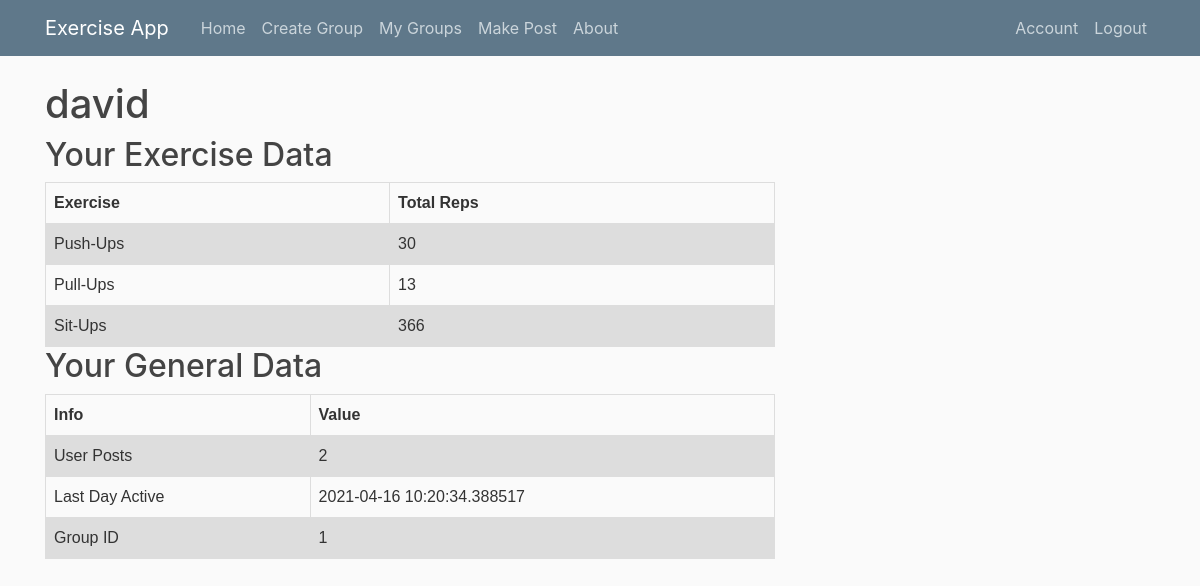
Page /account (signed in) on the earlier database version.
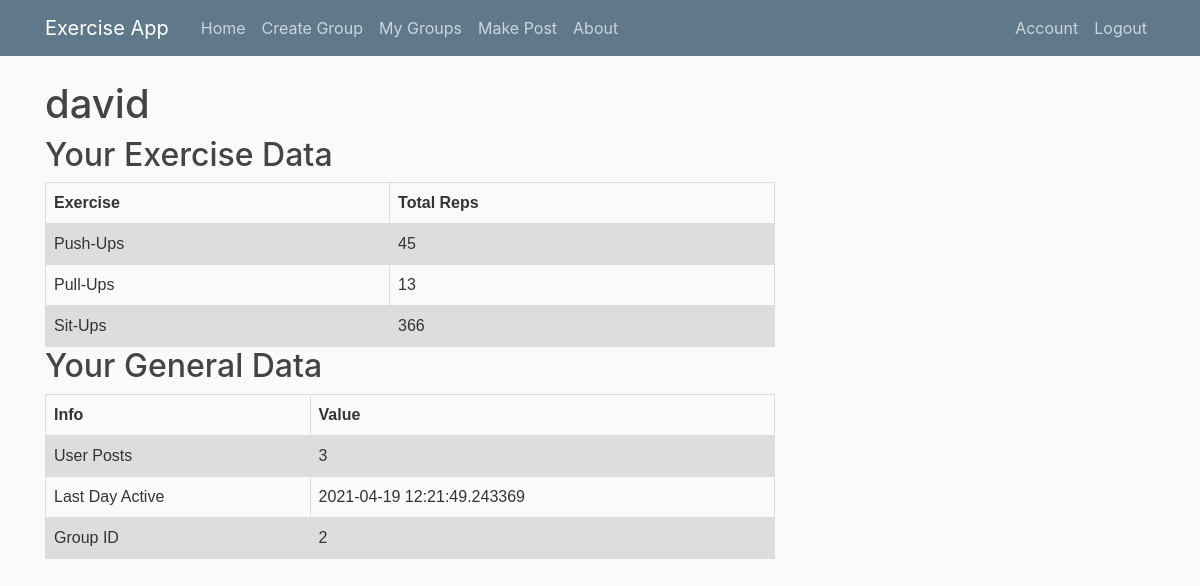
Same page on the later database version.
### exercisewebapp/models.py (models this page shows, shortened)
class Post(db.Model):
    id = db.Column(db.Integer, primary_key=True)
    title = db.Column(db.String(100), nullable=False)
    date_posted = db.Column(db.DateTime, nullable=False, default=datetime.utcnow)
    content = db.Column(db.Text, nullable=False)
    reps = db.Column(db.Integer, nullable=False)
    video = db.Column(db.String(100), nullable=False)
    user_id = db.Column(db.Integer, db.ForeignKey('user.id'), nullable=False)
    group_id = db.Column(db.Integer, db.ForeignKey('group.id'), nullable=False)
    votes = db.relationship("Postvote", uselist=False, back_populates="post")

### exercisewebapp/routes.py (the view)
@app.route("/account")
@login_required
def account():
    reps = 0
    posts = 0
    current_user_groups_list = get_current_user_groups()
    groups = 0
    for id in current_user_groups_list:
        groups = id
    reps = get_current_user_total_reps()
    posts = get_current_user_total_posts()
    activity = get_user_days_active()
    return render_template('account.html', title='Account', reps=reps, posts=posts, groups=groups, activity=activity)

### exercisewebapp/models.py (called while the page is built)
@login_manager.user_loader
def load_user(user_id):
    return User.query.get(int(user_id))

### exercisewebapp/routes.py (called while the page is built)
def get_current_user_groups():
    current_user_groups_id_list = []
    for group in current_user.groups:
        current_user_groups_id_list.append(group.id)
    return current_user_groups_id_list

def get_current_user_total_reps():
    total = 0
    for post in current_user.posts:
        total += post.reps
    return total

def get_current_user_total_posts():
    total = 0
    for post in current_user.posts:
        total += 1
    return total

def get_user_days_active():
    days = 0
    for post in current_user.posts:
        days = post.date_posted
    return days

### exercisewebapp/templates/account.html (shortened to what this page needs)
{% extends "layout.html" %}
{% block content %}
    <h1>{{ current_user.username }}</h1>
<body>
<h2>Your Exercise Data</h2>
<table>
  <tr>
    <th>Exercise</th>
    <th>Total Reps</th>
  </tr>
  <tr>
    <td>Push-Ups</td>
    <td>{{reps}}</td>
  </tr>
  <tr>
    <td>Pull-Ups</td>
    <td>13</td>
  </tr>
  <tr>
    <td>Sit-Ups</td>
    <td>366</td>
  </tr>
</table>
<h2>Your General Data</h2>
<table>
  <tr>
    <th>Info</th>
    <th>Value</th>
  </tr>
  <tr>
    <td>User Posts</td>
    <td>{{posts}}</td>
  </tr>
  <tr>
    <td>Last Day Active</td>
    <td>{{activity}}</td>
  </tr>
  <tr>
    <td>Group ID</td>
    <td>{{groups}}</td>
  </tr>
</table>
{% endblock content %}

Differences in the rows shown:
no longer on this page (row unchanged): Post: date_posted "2021-04-16 10:20:34.388517"
added Post: date_posted "2021-04-19 12:21:49.243369"
Other differences:
{{ reps }}: "30" → "45"
{{ posts }}: "2" → "3"
{{ groups }}: "1" → "2"
